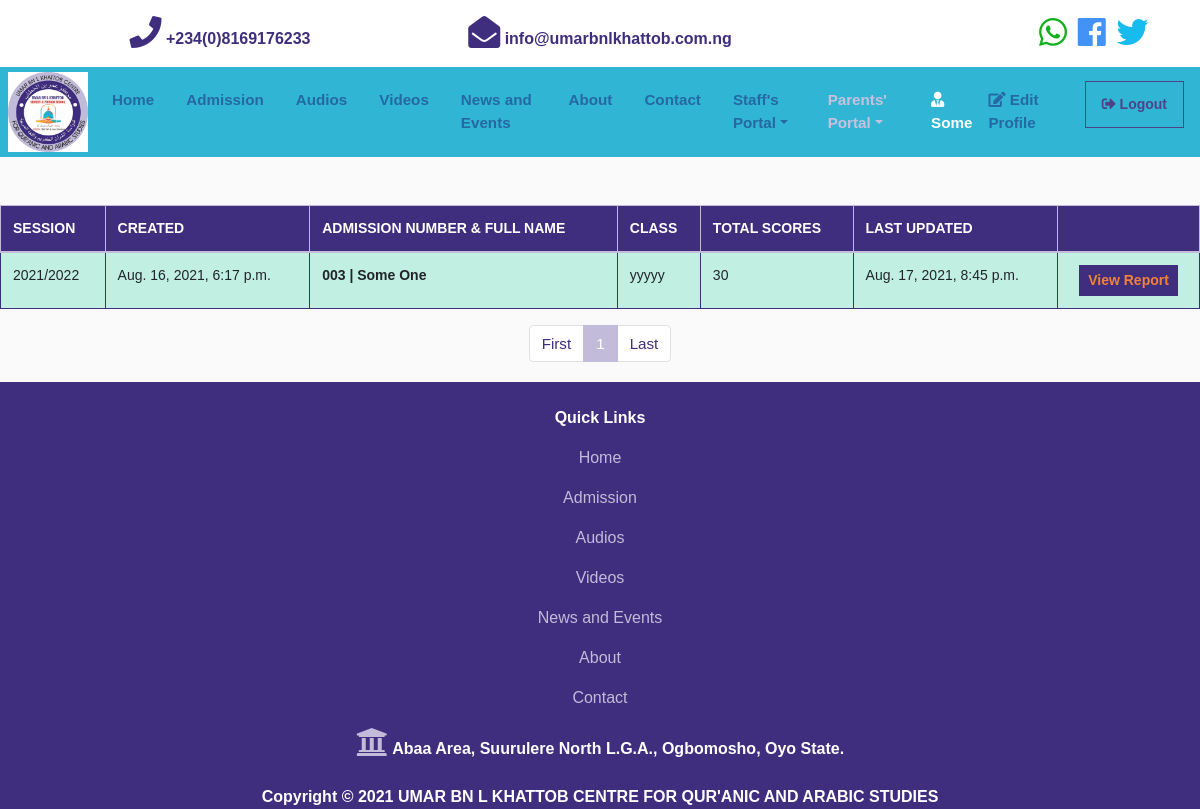
The page /parents/secondary/first-term (signed in) on the database its author committed.
### secondary/models.py (models this page shows, shortened)
class FirstTerm(models.Model):
    session = models.ForeignKey('management.Session', on_delete = models.SET_NULL, default=1, null=True, related_name="secondary_session")
    student = models.OneToOneField('records.Student', on_delete = models.SET_NULL, unique = True, null=True, related_name="secondary_student")
    school_fees = models.BooleanField(max_length=5, default = False)
    quran_ca = models.IntegerField(blank=True, default = 0, verbose_name="القرآن (الإختبار)")
    tajweed_ca = models.IntegerField(blank=True, default = 0, verbose_name="التجويد (الإختبار)")
    nahw_ca = models.IntegerField(blank=True, default = 0, verbose_name="النحو (الإختبار)")
    sorf_ca = models.IntegerField(blank=True, default = 0, verbose_name="الصرف (الإختبار)")
    uluum_ulquran_ca = models.IntegerField(blank=True, default = 0, verbose_name="علوم القرآن (الإختبار)")
    balaagah_ca = models.IntegerField(blank=True, default = 0, verbose_name="البلاغة (الإختبار)")
    tawheed_ca = models.IntegerField(blank=True, default = 0, verbose_name="التوحيد (الإختبار)")
    farooid_ca = models.IntegerField(blank=True, default = 0, verbose_name="الفرائض (الإختبار)")
    fiqh_ca = models.IntegerField(blank=True, default = 0, verbose_name="الفقه (الإختبار)")
    taareekh_ca = models.IntegerField(blank=True, default = 0, verbose_name="التاريخ (الإختبار)")
    hadeeth_ca = models.IntegerField(blank=True, default = 0, verbose_name="الحديث (الإختبار)")
    aruud_ca = models.IntegerField(blank=True, default = 0, verbose_name="العروض (الإختبار)")
    mantiqoh_ca = models.IntegerField(blank=True, default = 0, verbose_name="المنطقة (الإختبار)")
    tafseer_ca = models.IntegerField(blank=True, default = 0, verbose_name="التفسير (الإختبار)")
    mustolah_ulhadeeth_ca = models.IntegerField(blank=True, default = 0, verbose_name="مصطلح الحديث (الإختبار)")
    usuul_ca = models.IntegerField(blank=True, default = 0, verbose_name="أصول الفقه (الإختبار)")
    quran_exam = models.IntegerField(blank=True, default = 0, verbose_name="القرآن (الإمتحان)")
    tajweed_exam = models.IntegerField(blank=True, default = 0, verbose_name="التجويد (الإمتحان)")
    nahw_exam = models.IntegerField(blank=True, default = 0, verbose_name="النحو (الإمتحان)")
    sorf_exam = models.IntegerField(blank=True, default = 0, verbose_name="الصرف (الإمتحان)")
    uluum_ulquran_exam = models.IntegerField(blank=True, default = 0, verbose_name="علوم القرآن (الإمتحان)")
    balaagah_exam = models.IntegerField(blank=True, default = 0, verbose_name="البلاغة (الإمتحان)")
    tawheed_exam = models.IntegerField(blank=True, default = 0, verbose_name="التوحيد (الإمتحان)")
    farooid_exam = models.IntegerField(blank=True, default = 0, verbose_name="الفرائض (الإمتحان)")
    fiqh_exam = models.IntegerField(blank=True, default = 0, verbose_name="الفقه (الإمتحان)")
    taareekh_exam = models.IntegerField(blank=True, default = 0, verbose_name="التاريخ (الإمتحان)")
    hadeeth_exam = models.IntegerField(blank=True, default = 0, verbose_name="الحديث (الإمتحان)")
    aruud_exam = models.IntegerField(blank=True, default = 0, verbose_name="العروض (الإمتحان)")
    mantiqoh_exam = models.IntegerField(blank=True, default = 0, verbose_name="المنطقة (الإمتحان)")
    tafseer_exam = models.IntegerField(blank=True, default = 0, verbose_name="التفسير (الإمتحان)")
    mustolah_ulhadeeth_exam = models.IntegerField(blank=True, default = 0, verbose_name="مصطلح الحديث (الإمتحان)")
    usuul_exam = models.IntegerField(blank=True, default = 0, verbose_name="أصول الفقه (الإمتحان)")
    quran_tot = models.IntegerField(blank=True, default = 0)
    tajweed_tot = models.IntegerField(blank=True, default = 0)
    nahw_tot = models.IntegerField(blank=True, default = 0)
    sorf_tot = models.IntegerField(blank=True, default = 0)
    uluum_ulquran_tot = models.IntegerField(blank=True, default = 0)
    balaagah_tot = models.IntegerField(blank=True, default = 0)
    tawheed_tot = models.IntegerField(blank=True, default = 0)
    farooid_tot = models.IntegerField(blank=True, default = 0)
    fiqh_tot = models.IntegerField(blank=True, default = 0)
    taareekh_tot = models.IntegerField(blank=True, default = 0)
    hadeeth_tot = models.IntegerField(blank=True, default = 0)
    aruud_tot = models.IntegerField(blank=True, default = 0)
    mantiqoh_tot = models.IntegerField(blank=True, default = 0)
    tafseer_tot = models.IntegerField(blank=True, default = 0)
    mustolah_ulhadeeth_tot = models.IntegerField(blank=True, default = 0)
    usuul_exam = models.IntegerField(blank=True, default = 0)
    cumulative = models.IntegerField(blank=True, default = 0)
    teacher_comment = models.CharField(max_length=200, null=True, blank=True, verbose_name="تعليق المدرس")
    head_comment = models.CharField(max_length=200, null=True, blank=True, verbose_name="تعليق المدير")
    created = models.DateTimeField(auto_now_add=True, null=True)
    updated = models.DateTimeField(auto_now=True, null=True)
    class Meta:
        ordering = ('student__user__username',)
        verbose_name = "First Term Score"
        verbose_name_plural = "First Term Scores"

### management/models.py (models this page shows, shortened)
class Session(models.Model):
    name = models.CharField(max_length=20, blank=True, null=True)
    next = models.DateField(blank=True, null=True, verbose_name="Next Term Begins")
    ends = models.DateField(blank=True, null=True, verbose_name="Term Ends")
    head = models.CharField(max_length=40, blank=True, null=True, verbose_name="Headmaster's Name")
    school = models.ImageField(upload_to='stamp_img/%Y/%m/%d', null=True, blank=True, verbose_name="School's Stamp with Head of Schools Signature")
    created = models.DateTimeField(auto_now_add=True, null=True)
    updated = models.DateTimeField(auto_now=True, null=True)
    class Meta:
        ordering = ('-created',)
    def __str__(self):
        return str(self.name)

### records/models.py (models this page shows, shortened)
class Student(models.Model):
    GENDER_CHOICES = [
		('MALE','MALE'),
		('FEMALE', 'FEMALE')
	]
    ROLE_CHOICES = [
        ('Pupil', 'Pupil'),
        ('Student', 'Student'),
		('Staff', 'Staff'),
    ]
    user = models.OneToOneField(settings.AUTH_USER_MODEL, on_delete=models.SET_NULL, null=True)
    phone_number = models.CharField(max_length=20, unique=False, null=True, verbose_name="Phone Number")
    gender = models.CharField(max_length=6, choices=GENDER_CHOICES, null=True)
    dob = models.DateField(blank=True, null=True, verbose_name="Date of Birth")
    classe = models.ForeignKey(Class, on_delete=models.SET_NULL, null=True, verbose_name="Class")
    address = models.CharField(max_length=200, null=True)
    role = models.CharField(max_length=20, choices=ROLE_CHOICES, default='Pupil', null=True)
    photograph = models.ImageField(upload_to='student_img/%Y/%m/%d', null=True, blank=True, verbose_name="Student's Photograph")
    created = models.DateTimeField(auto_now_add=True, null=True)
    updated = models.DateTimeField(auto_now=True, null=True)
    def __str__(self):
        try:
            return str(self.user.username) + " | " + str(self.user.first_name) + " " + str(self.user.last_name)
        except:
            return str(self.id)
    class Meta:
        ordering = ('user__username',)

class Class(models.Model):
    name = models.CharField(max_length=20, null=True)
    teacher = models.ForeignKey(Teacher, on_delete=models.SET_NULL, null=True)
    signature = models.ImageField(upload_to='signature_img/%Y/%m/%d', null=True, blank=True, verbose_name="Class Teacher's Signature")
    created = models.DateTimeField(auto_now_add=True, null=True)
    updated = models.DateTimeField(auto_now=True, null=True)
    def __str__(self):
        try:
            return str(self.name)
        except:
            return str(self.id)
    class Meta:
        ordering = ('name',)
        verbose_name = 'Class'
        verbose_name_plural = 'Classes'

### secondary/views.py (the view)
# urls.py: path('parents/secondary/first-term', views.showFirstsUser, name='secondary_firsts_user'),
@login_required
def showFirstsUser(request):
    context = {}
    filtered_firsts = FirstFilter(
        request.GET,
        queryset = FirstTerm.objects.filter(student__user=request.user, school_fees=True)
    )
    context['filtered_firsts'] = filtered_firsts
    paginated_filtered_firsts = Paginator(filtered_firsts.qs, 10)
    page_number = request.GET.get('page')
    firsts_page_obj = paginated_filtered_firsts.get_page(page_number)
    context['firsts_page_obj'] = firsts_page_obj
    total_firsts = filtered_firsts.qs.count()
    context['total_firsts'] = total_firsts
    return render(request, 'secondary/first_list_user.html', context=context)

### home/templatetags/home_tags.py (called while the page is built)
@register.simple_tag
def my_url(value, field_name, urlencode=None):
    url = '?{}={}'.format(field_name, value)
    if urlencode:
        querystring = urlencode.split('&')
        filtered_querystring = filter(lambda p: p.split('=')[0]!=field_name, querystring)
        encoded_querystring = '&'.join(filtered_querystring)
        url = '{}&{}'.format(url, encoded_querystring)
    return url

### templates/secondary/first_list_user.html (shortened to what this page needs)
{% extends 'base.html' %}
{% block content %}
{% load home_tags %}
<br>
  <section>
    <br>
    <div class="row text-center">
      {% if firsts_page_obj %}
        <div class="col-md-12">
          <div class="table-responsive">
            <table class="table table-bordered">
              <thead class="thead-primary">
                <tr>
                  <th>SESSION</th>
                  <th>CREATED</th>
                  <th>ADMISSION NUMBER & FULL NAME</th>
                  <th>CLASS</th>
                  <th>TOTAL SCORES</th>
                  <th>LAST UPDATED</th>
                  <th></th>
                </tr>
              </thead>
              <tbody>
              {% for first in firsts_page_obj %}
                <tr class="table-success">
                  <td>{{first.session}}</td>
                  <td>{{first.created}}</td>
                  <td><strong>{{first.student}}</strong></td>
                  <td>{{first.student.classe}}</td>
                  <td>{{first.cumulative}}</td>
                  <td>{{first.updated}}</td>
                  <td class="text-center"><a href="{% url 'secondary_show_first_user' first.id %}"><button type="button" class="btn btn-sm btn-primary text-orange"><strong>View Report</strong></button></a></td>
                </tr>
              {% endfor %}
              </tbody>
            </table>
            <nav aria-label="...">
              <ul class="pagination justify-content-center">
                <li class="page-item"><a class="page-link" href="{% my_url 1 'page' request.GET.urlencode %}" tabindex="-1" aria-disabled="true">First</a></li>
                <li class="page-item active" aria-current="page"><a class="page-link" href="{% my_url firsts_page_obj.number 'page' request.GET.urlencode %}">{{firsts_page_obj.number}}<span class="sr-only">(current)</span></a></li>
                <li class="page-item"><a class="page-link" href="{% my_url firsts_page_obj.paginator.num_pages 'page' request.GET.urlencode %}">Last</a></li>
              </ul>
            </nav>
          </div>
        </div>
      {% else %}
      <div class="container">
        <h3>No student found!</h3>
      </div>
      {% endif %}
    </div>
  </section>
{% endblock content%}

### templates/partials/_navbar.html (shortened to what this page needs)
{% load static %}
<nav class="p-0 navbar navbar-expand-lg navbar-dark bg-light_blue sticky-top">
  <a class="ml-2 navbar-brand" href="{% url 'index' %}">
    <img src="{% static 'img/logo.jpg' %}" width="50" height="80" class="logo" alt="Umar Logo">
  </a>
  <div class="collapse navbar-collapse" id="navbarNavAltMarkup">
    <ul class="navbar-nav">
      <li
        {% if '/' == request.path %}
          class="nav-item active mr-3"
        {% else %}
          class="nav-item mr-3"
        {% endif %}
      >
        <a class="nav-link" href="{% url 'index' %}"><strong>Home</strong></a>
      </li>
      <li
        {% if 'admission' in request.path %}
          class="nav-item active mr-3"
        {% else %}
          class="nav-item mr-3"
        {% endif %}
      >
        <a class="nav-link" href="{% url 'admission' %}"><strong>Admission</strong></a>
      </li>
      <li
        {% if 'audios' in request.path %}
          class="nav-item active mr-3"
        {% else %}
          class="nav-item mr-3"
        {% endif %}
      >
        <a class="nav-link" href="{% url 'audios' %}"><strong>Audios</strong></a>
      </li>
      <li
        {% if 'videos' in request.path %}
          class="nav-item active mr-3"
        {% else %}
          class="nav-item mr-3"
        {% endif %}
      >
        <a class="nav-link" href="{% url 'videos' %}"><strong>Videos</strong></a>
      </li>
      <li
        {% if 'news-and-events' in request.path %}
          class="nav-item active mr-3"
        {% else %}
          class="nav-item mr-3"
        {% endif %}
      >
        <a class="nav-link" href="{% url 'events' %}"><strong>News and Events</strong></a>
      </li>
      <li
        {% if 'about' in request.path %}
          class="nav-item active mr-3"
        {% else %}
          class="nav-item mr-3"
        {% endif %}
      >
        <a class="nav-link" href="{% url 'about' %}"><strong>About</strong></a>
      </li>
      <li
        {% if 'contact' in request.path %}
          class="nav-item active mr-3"
        {% else %}
          class="nav-item mr-3"
        {% endif %}
      >
        <a class="nav-link" href="{% url 'contact' %}"><strong>Contact</strong></a>
      </li>
      {% if user.is_authenticated %}
      <li
        {% if 'staff' in request.path %}
          class="nav-item active dropdown mr-3"
        {% else %}
          class="nav-item dropdown mr-3"
        {% endif %}
      >
        <a class="nav-link dropdown-toggle" href="#" id="navbarDropdownMenuLink" data-toggle="dropdown" aria-haspopup="true" aria-expanded="false"><strong>Staff's Portal</strong></a>
      </li>
      <li
        {% if 'parents' in request.path %}
          class="nav-item active dropdown mr-3"
        {% else %}
          class="nav-item dropdown mr-3"
        {% endif %}
      >
        <a class="nav-link dropdown-toggle" href="#" id="navbarDropdownMenuLink" data-toggle="dropdown" aria-haspopup="true" aria-expanded="false"><strong>Parents' Portal</strong></a>
      </li>
      {% endif %}
    </ul>
    <ul class="navbar-nav ml-auto">
      {% if user.is_authenticated %}
      <li
      >
        <a class="nav-link" href=""><strong><span class="text-white"><i class="fas fa-user-tie fa-1x"></i> {{user.first_name}}</span></strong></a>
      </li>
      <li
        {% if 'edit-profile' in request.path %}
          class="nav-item active mr-3"
        {% else %}
          class="nav-item mr-3"
        {% endif %}
      >
        <a class="nav-link" href="{% url 'edit_profile' %}"><strong><i class="fas fa-edit fa-1x"></i> Edit Profile</strong></a>
      </li>
      <li
        {% if 'logout' in request.path %}
          class="nav-item active mr-3"
        {% else %}
          class="nav-item mr-3"
        {% endif %}
      >
        <button class="btn btn-outline-primary btn-sm"><a class="nav-link" href="{% url 'logout' %}">
          <i class="fas fa-sign-out-alt text-primary"></i> <strong class="text-primary">Logout</strong></a></button>
      </li>
    {% endif %}
    </ul>
  </div>
</nav>

### umar/static/css/all.css (style rules this page uses)
.fa, .fas, .far, .fal, .fab { -moz-osx-font-smoothing: grayscale; -webkit-font-smoothing: antialiased; display: inline-block; font-style: normal; font-variant: normal; text-rendering: auto; line-height: 1; }
.fa-1x { font-size: 1em; }
.fa-edit:before { content: "\f044"; }
.fa-sign-out-alt:before { content: "\f2f5"; }
.fa-user-tie:before { content: "\f508"; }
.fa, .fas { font-family: 'Font Awesome 5 Free'; font-weight: 900; }

### umar/static/css/base.css (style rules this page uses)
body { margin:0; padding:0; font-family:helvetica, sans-serif; }
a { text-decoration:none; color:#057a1a; }
table { width:100%; border-spacing:0; border-collapse: collapse; }
table th, table td { text-align:left; font-size:14px; padding:10px; margin:0; }
tbody tr:nth-child(odd) { background:#efefef; }
thead th, tbody tr.total { background:#057a1a; color:#fff; font-weight:bold; }

### umar/static/css/style.css (style rules this page uses)
img { width: 100%; }
.logo { width: 80px; }
.navbar { opacity: 0.9; }
.bg-light_blue { background-color: #1aafd0 !important; }
.text-orange { color: #f28239 !important; }
body { background-color: hsl(0, 0%, 98%); }
.btn { border-radius: 0; }

### rows shown on the page
FirstTerm: session "2021/2022", created "Aug. 16, 2021, 6:17 p.m.", student "003 | Some One", student.classe "yyyyy", cumulative "30", updated "Aug. 17, 2021, 8:45 p.m."

### other values the page prints
{{ user.first_name }} "Some"
{{ firsts_page_obj.number }} "1"
